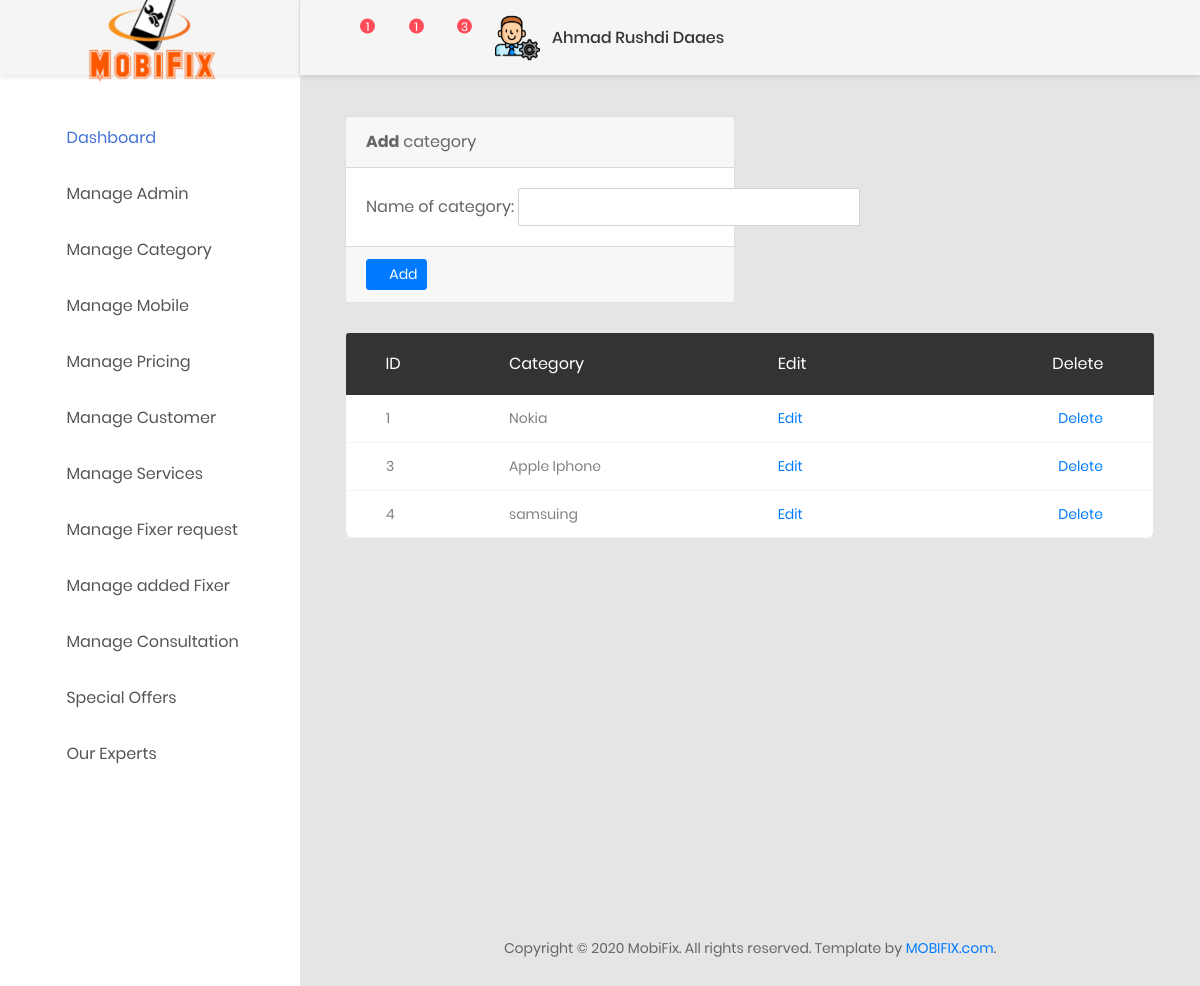
Page /admin/manage_category.php (signed in) on the committed database.
### tables this page shows
CREATE TABLE `category` (
  `category_id` int(255) NOT NULL,
  `category_name` varchar(255) NOT NULL
);

### admin/manage_category.php (the view, shortened to what this page needs)
<?php
include '../includes/connection.php';
?>
<?php include '../includes/admin_header.php'; ?>
<div class="main-content">
    <div class="section__content section__content--p30">
        <div class="container-fluid">
            <div class="row">
                <div class="col-lg-6">
                    <div class="card">
                        <div class="card-header">
                            <strong>Add</strong> category
                        </div>
                        <div class="card-body card-block">
                            <form action="" method="post" class="form-inline">
                                <div class="form-group">
                                    <label for="exampleInputName2" class="pr-1  form-control-label">Name of category: </label>
                                    <input type="text" name="category_name" id="exampleInputName2"   class="form-control">
                                </div>
                        </div>
                        <div class="card-footer">
                            <button type="submit" name="submit" class="btn btn-primary btn-sm">
                                <i class="fa fa-dot-circle-o"></i> Add
                            </button>
                        </div>
                    </div>
                </div>
            </div>
            <div class="table-responsive m-b-40">
                <table class="table table-borderless table-data3">
                    <thead>
                        <tr>
                            <th>ID</th>
                            <th>Category</th>
                            <th>Edit</th>
                            <th>Delete</th>
                        </tr>
                    </thead>
                    <tbody>
                        <?php
                        $query = "select * from category";
                        $result = mysqli_query($con, $query);
                        while ($categorySet = mysqli_fetch_assoc($result)) {
                            echo "<tr>";
                            echo "<td>{$categorySet['category_id']}</td>";
                            echo "<td>{$categorySet['category_name']}</td>";
                            echo "<td><a href='edit_category.php?category_id={$categorySet['category_id']}'>Edit</a></td>";
                            echo "<td><a href='delete_category.php?category_id={$categorySet['category_id']}'>Delete</a></td>";
                            echo "</tr>";
                        }
                        ?>
                    </tbody>
                </table>
            </div>
        </div>
    </div>
</div>
<?php include '../includes/admin_footer.php'; ?>

### rows in the picture
category: category_id "1", category_name "Nokia"
category: category_id "3", category_name "Apple Iphone"
category: category_id "4", category_name "samsuing"

### other values in the picture
$_SESSION['admin_name'] "Ahmad Rushdi Daaes"
